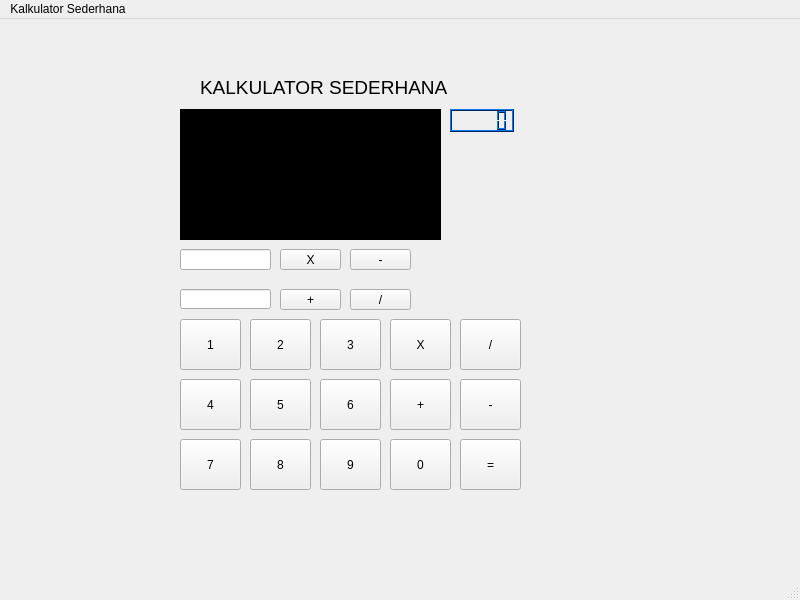
<?xml version="1.0" encoding="UTF-8"?>
<ui version="4.0">
 <class>MainWindow</class>
 <widget class="QMainWindow" name="MainWindow">
  <property name="geometry">
   <rect>
    <x>0</x>
    <y>0</y>
    <width>800</width>
    <height>600</height>
   </rect>
  </property>
  <property name="windowTitle">
   <string>MainWindow</string>
  </property>
  <widget class="QWidget" name="centralwidget">
   <widget class="QLineEdit" name="num1">
    <property name="geometry">
     <rect>
      <x>180</x>
      <y>230</y>
      <width>91</width>
      <height>21</height>
     </rect>
    </property>
   </widget>
   <widget class="QPushButton" name="pushButton">
    <property name="geometry">
     <rect>
      <x>280</x>
      <y>270</y>
      <width>61</width>
      <height>21</height>
     </rect>
    </property>
    <property name="text">
     <string>+</string>
    </property>
   </widget>
   <widget class="QLineEdit" name="num2">
    <property name="geometry">
     <rect>
      <x>180</x>
      <y>270</y>
      <width>91</width>
      <height>20</height>
     </rect>
    </property>
   </widget>
   <widget class="QLabel" name="label">
    <property name="geometry">
     <rect>
      <x>200</x>
      <y>60</y>
      <width>271</width>
      <height>16</height>
     </rect>
    </property>
    <property name="font">
     <font>
      <pointsize>14</pointsize>
     </font>
    </property>
    <property name="text">
     <string>KALKULATOR SEDERHANA</string>
    </property>
   </widget>
   <widget class="QPushButton" name="KurangButton">
    <property name="geometry">
     <rect>
      <x>350</x>
      <y>230</y>
      <width>61</width>
      <height>21</height>
     </rect>
    </property>
    <property name="text">
     <string>-</string>
    </property>
   </widget>
   <widget class="QPushButton" name="KaliButton">
    <property name="geometry">
     <rect>
      <x>280</x>
      <y>230</y>
      <width>61</width>
      <height>21</height>
     </rect>
    </property>
    <property name="text">
     <string>X</string>
    </property>
   </widget>
   <widget class="QPushButton" name="BagiButton">
    <property name="geometry">
     <rect>
      <x>350</x>
      <y>270</y>
      <width>61</width>
      <height>21</height>
     </rect>
    </property>
    <property name="text">
     <string>/</string>
    </property>
   </widget>
   <widget class="QTextBrowser" name="textBrowser">
    <property name="geometry">
     <rect>
      <x>180</x>
      <y>90</y>
      <width>261</width>
      <height>131</height>
     </rect>
    </property>
    <property name="palette">
     <palette>
      <active>
       <colorrole role="WindowText">
        <brush brushstyle="SolidPattern">
         <color alpha="255">
          <red>255</red>
          <green>255</green>
          <blue>255</blue>
         </color>
        </brush>
       </colorrole>
       <colorrole role="Button">
        <brush brushstyle="SolidPattern">
         <color alpha="255">
          <red>0</red>
          <green>0</green>
          <blue>0</blue>
         </color>
        </brush>
       </colorrole>
       <colorrole role="Light">
        <brush brushstyle="SolidPattern">
         <color alpha="255">
          <red>0</red>
          <green>0</green>
          <blue>0</blue>
         </color>
        </brush>
       </colorrole>
       <colorrole role="Midlight">
        <brush brushstyle="SolidPattern">
         <color alpha="255">
          <red>0</red>
          <green>0</green>
          <blue>0</blue>
         </color>
        </brush>
       </colorrole>
       <colorrole role="Dark">
        <brush brushstyle="SolidPattern">
         <color alpha="255">
          <red>0</red>
          <green>0</green>
          <blue>0</blue>
         </color>
        </brush>
       </colorrole>
       <colorrole role="Mid">
        <brush brushstyle="SolidPattern">
         <color alpha="255">
          <red>0</red>
          <green>0</green>
          <blue>0</blue>
         </color>
        </brush>
       </colorrole>
       <colorrole role="Text">
        <brush brushstyle="SolidPattern">
         <color alpha="255">
          <red>0</red>
          <green>255</green>
          <blue>0</blue>
         </color>
        </brush>
       </colorrole>
       <colorrole role="BrightText">
        <brush brushstyle="SolidPattern">
         <color alpha="255">
          <red>255</red>
          <green>255</green>
          <blue>255</blue>
         </color>
        </brush>
       </colorrole>
       <colorrole role="ButtonText">
        <brush brushstyle="SolidPattern">
         <color alpha="255">
          <red>255</red>
          <green>255</green>
          <blue>255</blue>
         </color>
        </brush>
       </colorrole>
       <colorrole role="Base">
        <brush brushstyle="SolidPattern">
         <color alpha="255">
          <red>0</red>
          <green>0</green>
          <blue>0</blue>
         </color>
        </brush>
       </colorrole>
       <colorrole role="Window">
        <brush brushstyle="SolidPattern">
         <color alpha="255">
          <red>0</red>
          <green>0</green>
          <blue>0</blue>
         </color>
        </brush>
       </colorrole>
       <colorrole role="Shadow">
        <brush brushstyle="SolidPattern">
         <color alpha="255">
          <red>0</red>
          <green>0</green>
          <blue>0</blue>
         </color>
        </brush>
       </colorrole>
       <colorrole role="AlternateBase">
        <brush brushstyle="SolidPattern">
         <color alpha="255">
          <red>0</red>
          <green>0</green>
          <blue>0</blue>
         </color>
        </brush>
       </colorrole>
       <colorrole role="ToolTipBase">
        <brush brushstyle="SolidPattern">
         <color alpha="255">
          <red>255</red>
          <green>255</green>
          <blue>220</blue>
         </color>
        </brush>
       </colorrole>
       <colorrole role="ToolTipText">
        <brush brushstyle="SolidPattern">
         <color alpha="255">
          <red>0</red>
          <green>0</green>
          <blue>0</blue>
         </color>
        </brush>
       </colorrole>
       <colorrole role="PlaceholderText">
        <brush brushstyle="SolidPattern">
         <color alpha="128">
          <red>255</red>
          <green>255</green>
          <blue>255</blue>
         </color>
        </brush>
       </colorrole>
      </active>
      <inactive>
       <colorrole role="WindowText">
        <brush brushstyle="SolidPattern">
         <color alpha="255">
          <red>255</red>
          <green>255</green>
          <blue>255</blue>
         </color>
        </brush>
       </colorrole>
       <colorrole role="Button">
        <brush brushstyle="SolidPattern">
         <color alpha="255">
          <red>0</red>
          <green>0</green>
          <blue>0</blue>
         </color>
        </brush>
       </colorrole>
       <colorrole role="Light">
        <brush brushstyle="SolidPattern">
         <color alpha="255">
          <red>0</red>
          <green>0</green>
          <blue>0</blue>
         </color>
        </brush>
       </colorrole>
       <colorrole role="Midlight">
        <brush brushstyle="SolidPattern">
         <color alpha="255">
          <red>0</red>
          <green>0</green>
          <blue>0</blue>
         </color>
        </brush>
       </colorrole>
       <colorrole role="Dark">
        <brush brushstyle="SolidPattern">
         <color alpha="255">
          <red>0</red>
          <green>0</green>
          <blue>0</blue>
         </color>
        </brush>
       </colorrole>
       <colorrole role="Mid">
        <brush brushstyle="SolidPattern">
         <color alpha="255">
          <red>0</red>
          <green>0</green>
          <blue>0</blue>
         </color>
        </brush>
       </colorrole>
       <colorrole role="Text">
        <brush brushstyle="SolidPattern">
         <color alpha="255">
          <red>0</red>
          <green>255</green>
          <blue>0</blue>
         </color>
        </brush>
       </colorrole>
       <colorrole role="BrightText">
        <brush brushstyle="SolidPattern">
         <color alpha="255">
          <red>255</red>
          <green>255</green>
          <blue>255</blue>
         </color>
        </brush>
       </colorrole>
       <colorrole role="ButtonText">
        <brush brushstyle="SolidPattern">
         <color alpha="255">
          <red>255</red>
          <green>255</green>
          <blue>255</blue>
         </color>
        </brush>
       </colorrole>
       <colorrole role="Base">
        <brush brushstyle="SolidPattern">
         <color alpha="255">
          <red>0</red>
          <green>0</green>
          <blue>0</blue>
         </color>
        </brush>
       </colorrole>
       <colorrole role="Window">
        <brush brushstyle="SolidPattern">
         <color alpha="255">
          <red>0</red>
          <green>0</green>
          <blue>0</blue>
         </color>
        </brush>
       </colorrole>
       <colorrole role="Shadow">
        <brush brushstyle="SolidPattern">
         <color alpha="255">
          <red>0</red>
          <green>0</green>
          <blue>0</blue>
         </color>
        </brush>
       </colorrole>
       <colorrole role="AlternateBase">
        <brush brushstyle="SolidPattern">
         <color alpha="255">
          <red>0</red>
          <green>0</green>
          <blue>0</blue>
         </color>
        </brush>
       </colorrole>
       <colorrole role="ToolTipBase">
        <brush brushstyle="SolidPattern">
         <color alpha="255">
          <red>255</red>
          <green>255</green>
          <blue>220</blue>
         </color>
        </brush>
       </colorrole>
       <colorrole role="ToolTipText">
        <brush brushstyle="SolidPattern">
         <color alpha="255">
          <red>0</red>
          <green>0</green>
          <blue>0</blue>
         </color>
        </brush>
       </colorrole>
       <colorrole role="PlaceholderText">
        <brush brushstyle="SolidPattern">
         <color alpha="128">
          <red>255</red>
          <green>255</green>
          <blue>255</blue>
         </color>
        </brush>
       </colorrole>
      </inactive>
      <disabled>
       <colorrole role="WindowText">
        <brush brushstyle="SolidPattern">
         <color alpha="255">
          <red>0</red>
          <green>0</green>
          <blue>0</blue>
         </color>
        </brush>
       </colorrole>
       <colorrole role="Button">
        <brush brushstyle="SolidPattern">
         <color alpha="255">
          <red>0</red>
          <green>0</green>
          <blue>0</blue>
         </color>
        </brush>
       </colorrole>
       <colorrole role="Light">
        <brush brushstyle="SolidPattern">
         <color alpha="255">
          <red>0</red>
          <green>0</green>
          <blue>0</blue>
         </color>
        </brush>
       </colorrole>
       <colorrole role="Midlight">
        <brush brushstyle="SolidPattern">
         <color alpha="255">
          <red>0</red>
          <green>0</green>
          <blue>0</blue>
         </color>
        </brush>
       </colorrole>
       <colorrole role="Dark">
        <brush brushstyle="SolidPattern">
         <color alpha="255">
          <red>0</red>
          <green>0</green>
          <blue>0</blue>
         </color>
        </brush>
       </colorrole>
       <colorrole role="Mid">
        <brush brushstyle="SolidPattern">
         <color alpha="255">
          <red>0</red>
          <green>0</green>
          <blue>0</blue>
         </color>
        </brush>
       </colorrole>
       <colorrole role="Text">
        <brush brushstyle="SolidPattern">
         <color alpha="255">
          <red>0</red>
          <green>0</green>
          <blue>0</blue>
         </color>
        </brush>
       </colorrole>
       <colorrole role="BrightText">
        <brush brushstyle="SolidPattern">
         <color alpha="255">
          <red>255</red>
          <green>255</green>
          <blue>255</blue>
         </color>
        </brush>
       </colorrole>
       <colorrole role="ButtonText">
        <brush brushstyle="SolidPattern">
         <color alpha="255">
          <red>0</red>
          <green>0</green>
          <blue>0</blue>
         </color>
        </brush>
       </colorrole>
       <colorrole role="Base">
        <brush brushstyle="SolidPattern">
         <color alpha="255">
          <red>0</red>
          <green>0</green>
          <blue>0</blue>
         </color>
        </brush>
       </colorrole>
       <colorrole role="Window">
        <brush brushstyle="SolidPattern">
         <color alpha="255">
          <red>0</red>
          <green>0</green>
          <blue>0</blue>
         </color>
        </brush>
       </colorrole>
       <colorrole role="Shadow">
        <brush brushstyle="SolidPattern">
         <color alpha="255">
          <red>0</red>
          <green>0</green>
          <blue>0</blue>
         </color>
        </brush>
       </colorrole>
       <colorrole role="AlternateBase">
        <brush brushstyle="SolidPattern">
         <color alpha="255">
          <red>0</red>
          <green>0</green>
          <blue>0</blue>
         </color>
        </brush>
       </colorrole>
       <colorrole role="ToolTipBase">
        <brush brushstyle="SolidPattern">
         <color alpha="255">
          <red>255</red>
          <green>255</green>
          <blue>220</blue>
         </color>
        </brush>
       </colorrole>
       <colorrole role="ToolTipText">
        <brush brushstyle="SolidPattern">
         <color alpha="255">
          <red>0</red>
          <green>0</green>
          <blue>0</blue>
         </color>
        </brush>
       </colorrole>
       <colorrole role="PlaceholderText">
        <brush brushstyle="SolidPattern">
         <color alpha="128">
          <red>255</red>
          <green>255</green>
          <blue>255</blue>
         </color>
        </brush>
       </colorrole>
      </disabled>
     </palette>
    </property>
    <property name="font">
     <font>
      <family>Century Gothic</family>
      <pointsize>12</pointsize>
      <weight>75</weight>
      <bold>true</bold>
     </font>
    </property>
    <property name="cursor" stdset="0">
     <cursorShape>CrossCursor</cursorShape>
    </property>
    <property name="tabletTracking">
     <bool>false</bool>
    </property>
   </widget>
   <widget class="QLCDNumber" name="lcdNumber">
    <property name="geometry">
     <rect>
      <x>450</x>
      <y>90</y>
      <width>64</width>
      <height>23</height>
     </rect>
    </property>
    <property name="palette">
     <palette>
      <active>
       <colorrole role="WindowText">
        <brush brushstyle="SolidPattern">
         <color alpha="255">
          <red>0</red>
          <green>0</green>
          <blue>0</blue>
         </color>
        </brush>
       </colorrole>
       <colorrole role="Button">
        <brush brushstyle="SolidPattern">
         <color alpha="255">
          <red>0</red>
          <green>78</green>
          <blue>181</blue>
         </color>
        </brush>
       </colorrole>
       <colorrole role="Light">
        <brush brushstyle="SolidPattern">
         <color alpha="255">
          <red>16</red>
          <green>119</green>
          <blue>255</blue>
         </color>
        </brush>
       </colorrole>
       <colorrole role="Midlight">
        <brush brushstyle="SolidPattern">
         <color alpha="255">
          <red>8</red>
          <green>98</green>
          <blue>218</blue>
         </color>
        </brush>
       </colorrole>
       <colorrole role="Dark">
        <brush brushstyle="SolidPattern">
         <color alpha="255">
          <red>0</red>
          <green>39</green>
          <blue>90</blue>
         </color>
        </brush>
       </colorrole>
       <colorrole role="Mid">
        <brush brushstyle="SolidPattern">
         <color alpha="255">
          <red>0</red>
          <green>52</green>
          <blue>121</blue>
         </color>
        </brush>
       </colorrole>
       <colorrole role="Text">
        <brush brushstyle="SolidPattern">
         <color alpha="255">
          <red>0</red>
          <green>0</green>
          <blue>0</blue>
         </color>
        </brush>
       </colorrole>
       <colorrole role="BrightText">
        <brush brushstyle="SolidPattern">
         <color alpha="255">
          <red>255</red>
          <green>255</green>
          <blue>255</blue>
         </color>
        </brush>
       </colorrole>
       <colorrole role="ButtonText">
        <brush brushstyle="SolidPattern">
         <color alpha="255">
          <red>0</red>
          <green>0</green>
          <blue>0</blue>
         </color>
        </brush>
       </colorrole>
       <colorrole role="Base">
        <brush brushstyle="SolidPattern">
         <color alpha="255">
          <red>255</red>
          <green>255</green>
          <blue>255</blue>
         </color>
        </brush>
       </colorrole>
       <colorrole role="Window">
        <brush brushstyle="SolidPattern">
         <color alpha="255">
          <red>0</red>
          <green>78</green>
          <blue>181</blue>
         </color>
        </brush>
       </colorrole>
       <colorrole role="Shadow">
        <brush brushstyle="SolidPattern">
         <color alpha="255">
          <red>0</red>
          <green>0</green>
          <blue>0</blue>
         </color>
        </brush>
       </colorrole>
       <colorrole role="AlternateBase">
        <brush brushstyle="SolidPattern">
         <color alpha="255">
          <red>127</red>
          <green>166</green>
          <blue>218</blue>
         </color>
        </brush>
       </colorrole>
       <colorrole role="ToolTipBase">
        <brush brushstyle="SolidPattern">
         <color alpha="255">
          <red>255</red>
          <green>255</green>
          <blue>220</blue>
         </color>
        </brush>
       </colorrole>
       <colorrole role="ToolTipText">
        <brush brushstyle="SolidPattern">
         <color alpha="255">
          <red>0</red>
          <green>0</green>
          <blue>0</blue>
         </color>
        </brush>
       </colorrole>
       <colorrole role="PlaceholderText">
        <brush brushstyle="SolidPattern">
         <color alpha="128">
          <red>0</red>
          <green>0</green>
          <blue>0</blue>
         </color>
        </brush>
       </colorrole>
      </active>
      <inactive>
       <colorrole role="WindowText">
        <brush brushstyle="SolidPattern">
         <color alpha="255">
          <red>0</red>
          <green>0</green>
          <blue>0</blue>
         </color>
        </brush>
       </colorrole>
       <colorrole role="Button">
        <brush brushstyle="SolidPattern">
         <color alpha="255">
          <red>0</red>
          <green>78</green>
          <blue>181</blue>
         </color>
        </brush>
       </colorrole>
       <colorrole role="Light">
        <brush brushstyle="SolidPattern">
         <color alpha="255">
          <red>16</red>
          <green>119</green>
          <blue>255</blue>
         </color>
        </brush>
       </colorrole>
       <colorrole role="Midlight">
        <brush brushstyle="SolidPattern">
         <color alpha="255">
          <red>8</red>
          <green>98</green>
          <blue>218</blue>
         </color>
        </brush>
       </colorrole>
       <colorrole role="Dark">
        <brush brushstyle="SolidPattern">
         <color alpha="255">
          <red>0</red>
          <green>39</green>
          <blue>90</blue>
         </color>
        </brush>
       </colorrole>
       <colorrole role="Mid">
        <brush brushstyle="SolidPattern">
         <color alpha="255">
          <red>0</red>
          <green>52</green>
          <blue>121</blue>
         </color>
        </brush>
       </colorrole>
       <colorrole role="Text">
        <brush brushstyle="SolidPattern">
         <color alpha="255">
          <red>0</red>
          <green>0</green>
          <blue>0</blue>
         </color>
        </brush>
       </colorrole>
       <colorrole role="BrightText">
        <brush brushstyle="SolidPattern">
         <color alpha="255">
          <red>255</red>
          <green>255</green>
          <blue>255</blue>
         </color>
        </brush>
       </colorrole>
       <colorrole role="ButtonText">
        <brush brushstyle="SolidPattern">
         <color alpha="255">
          <red>0</red>
          <green>0</green>
          <blue>0</blue>
         </color>
        </brush>
       </colorrole>
       <colorrole role="Base">
        <brush brushstyle="SolidPattern">
         <color alpha="255">
          <red>255</red>
          <green>255</green>
          <blue>255</blue>
         </color>
        </brush>
       </colorrole>
       <colorrole role="Window">
        <brush brushstyle="SolidPattern">
         <color alpha="255">
          <red>0</red>
          <green>78</green>
          <blue>181</blue>
         </color>
        </brush>
       </colorrole>
       <colorrole role="Shadow">
        <brush brushstyle="SolidPattern">
         <color alpha="255">
          <red>0</red>
          <green>0</green>
          <blue>0</blue>
         </color>
        </brush>
       </colorrole>
       <colorrole role="AlternateBase">
        <brush brushstyle="SolidPattern">
         <color alpha="255">
          <red>127</red>
          <green>166</green>
          <blue>218</blue>
         </color>
        </brush>
       </colorrole>
       <colorrole role="ToolTipBase">
        <brush brushstyle="SolidPattern">
         <color alpha="255">
          <red>255</red>
          <green>255</green>
          <blue>220</blue>
         </color>
        </brush>
       </colorrole>
       <colorrole role="ToolTipText">
        <brush brushstyle="SolidPattern">
         <color alpha="255">
          <red>0</red>
          <green>0</green>
          <blue>0</blue>
         </color>
        </brush>
       </colorrole>
       <colorrole role="PlaceholderText">
        <brush brushstyle="SolidPattern">
         <color alpha="128">
          <red>0</red>
          <green>0</green>
          <blue>0</blue>
         </color>
        </brush>
       </colorrole>
      </inactive>
      <disabled>
       <colorrole role="WindowText">
        <brush brushstyle="SolidPattern">
         <color alpha="255">
          <red>0</red>
          <green>39</green>
          <blue>90</blue>
         </color>
        </brush>
       </colorrole>
       <colorrole role="Button">
        <brush brushstyle="SolidPattern">
         <color alpha="255">
          <red>0</red>
          <green>78</green>
          <blue>181</blue>
         </color>
        </brush>
       </colorrole>
       <colorrole role="Light">
        <brush brushstyle="SolidPattern">
         <color alpha="255">
          <red>16</red>
          <green>119</green>
          <blue>255</blue>
         </color>
        </brush>
       </colorrole>
       <colorrole role="Midlight">
        <brush brushstyle="SolidPattern">
         <color alpha="255">
          <red>8</red>
          <green>98</green>
          <blue>218</blue>
         </color>
        </brush>
       </colorrole>
       <colorrole role="Dark">
        <brush brushstyle="SolidPattern">
         <color alpha="255">
          <red>0</red>
          <green>39</green>
          <blue>90</blue>
         </color>
        </brush>
       </colorrole>
       <colorrole role="Mid">
        <brush brushstyle="SolidPattern">
         <color alpha="255">
          <red>0</red>
          <green>52</green>
          <blue>121</blue>
         </color>
        </brush>
       </colorrole>
       <colorrole role="Text">
        <brush brushstyle="SolidPattern">
         <color alpha="255">
          <red>0</red>
          <green>39</green>
          <blue>90</blue>
         </color>
        </brush>
       </colorrole>
       <colorrole role="BrightText">
        <brush brushstyle="SolidPattern">
         <color alpha="255">
          <red>255</red>
          <green>255</green>
          <blue>255</blue>
         </color>
        </brush>
       </colorrole>
       <colorrole role="ButtonText">
        <brush brushstyle="SolidPattern">
         <color alpha="255">
          <red>0</red>
          <green>39</green>
          <blue>90</blue>
         </color>
        </brush>
       </colorrole>
       <colorrole role="Base">
        <brush brushstyle="SolidPattern">
         <color alpha="255">
          <red>0</red>
          <green>78</green>
          <blue>181</blue>
         </color>
        </brush>
       </colorrole>
       <colorrole role="Window">
        <brush brushstyle="SolidPattern">
         <color alpha="255">
          <red>0</red>
          <green>78</green>
          <blue>181</blue>
         </color>
        </brush>
       </colorrole>
       <colorrole role="Shadow">
        <brush brushstyle="SolidPattern">
         <color alpha="255">
          <red>0</red>
          <green>0</green>
          <blue>0</blue>
         </color>
        </brush>
       </colorrole>
       <colorrole role="AlternateBase">
        <brush brushstyle="SolidPattern">
         <color alpha="255">
          <red>0</red>
          <green>78</green>
          <blue>181</blue>
         </color>
        </brush>
       </colorrole>
       <colorrole role="ToolTipBase">
        <brush brushstyle="SolidPattern">
         <color alpha="255">
          <red>255</red>
          <green>255</green>
          <blue>220</blue>
         </color>
        </brush>
       </colorrole>
       <colorrole role="ToolTipText">
        <brush brushstyle="SolidPattern">
         <color alpha="255">
          <red>0</red>
          <green>0</green>
          <blue>0</blue>
         </color>
        </brush>
       </colorrole>
       <colorrole role="PlaceholderText">
        <brush brushstyle="SolidPattern">
         <color alpha="128">
          <red>0</red>
          <green>0</green>
          <blue>0</blue>
         </color>
        </brush>
       </colorrole>
      </disabled>
     </palette>
    </property>
   </widget>
   <widget class="QPushButton" name="in1">
    <property name="geometry">
     <rect>
      <x>180</x>
      <y>300</y>
      <width>61</width>
      <height>51</height>
     </rect>
    </property>
    <property name="text">
     <string>1</string>
    </property>
   </widget>
   <widget class="QPushButton" name="in2">
    <property name="geometry">
     <rect>
      <x>250</x>
      <y>300</y>
      <width>61</width>
      <height>51</height>
     </rect>
    </property>
    <property name="text">
     <string>2</string>
    </property>
   </widget>
   <widget class="QPushButton" name="in5">
    <property name="geometry">
     <rect>
      <x>250</x>
      <y>360</y>
      <width>61</width>
      <height>51</height>
     </rect>
    </property>
    <property name="text">
     <string>5</string>
    </property>
   </widget>
   <widget class="QPushButton" name="in4">
    <property name="geometry">
     <rect>
      <x>180</x>
      <y>360</y>
      <width>61</width>
      <height>51</height>
     </rect>
    </property>
    <property name="text">
     <string>4</string>
    </property>
   </widget>
   <widget class="QPushButton" name="in6">
    <property name="geometry">
     <rect>
      <x>320</x>
      <y>360</y>
      <width>61</width>
      <height>51</height>
     </rect>
    </property>
    <property name="text">
     <string>6</string>
    </property>
   </widget>
   <widget class="QPushButton" name="in3">
    <property name="geometry">
     <rect>
      <x>320</x>
      <y>300</y>
      <width>61</width>
      <height>51</height>
     </rect>
    </property>
    <property name="text">
     <string>3</string>
    </property>
   </widget>
   <widget class="QPushButton" name="pushButton_8">
    <property name="geometry">
     <rect>
      <x>250</x>
      <y>420</y>
      <width>61</width>
      <height>51</height>
     </rect>
    </property>
    <property name="text">
     <string>8</string>
    </property>
   </widget>
   <widget class="QPushButton" name="in7">
    <property name="geometry">
     <rect>
      <x>180</x>
      <y>420</y>
      <width>61</width>
      <height>51</height>
     </rect>
    </property>
    <property name="text">
     <string>7</string>
    </property>
   </widget>
   <widget class="QPushButton" name="in9">
    <property name="geometry">
     <rect>
      <x>320</x>
      <y>420</y>
      <width>61</width>
      <height>51</height>
     </rect>
    </property>
    <property name="text">
     <string>9</string>
    </property>
   </widget>
   <widget class="QPushButton" name="in0">
    <property name="geometry">
     <rect>
      <x>390</x>
      <y>420</y>
      <width>61</width>
      <height>51</height>
     </rect>
    </property>
    <property name="text">
     <string>0</string>
    </property>
   </widget>
   <widget class="QPushButton" name="opmin">
    <property name="geometry">
     <rect>
      <x>460</x>
      <y>360</y>
      <width>61</width>
      <height>51</height>
     </rect>
    </property>
    <property name="text">
     <string>-</string>
    </property>
   </widget>
   <widget class="QPushButton" name="opplus">
    <property name="geometry">
     <rect>
      <x>390</x>
      <y>360</y>
      <width>61</width>
      <height>51</height>
     </rect>
    </property>
    <property name="text">
     <string>+</string>
    </property>
   </widget>
   <widget class="QPushButton" name="optim">
    <property name="geometry">
     <rect>
      <x>390</x>
      <y>300</y>
      <width>61</width>
      <height>51</height>
     </rect>
    </property>
    <property name="text">
     <string>X</string>
    </property>
   </widget>
   <widget class="QPushButton" name="opdiv">
    <property name="geometry">
     <rect>
      <x>460</x>
      <y>300</y>
      <width>61</width>
      <height>51</height>
     </rect>
    </property>
    <property name="text">
     <string>/</string>
    </property>
   </widget>
   <widget class="QPushButton" name="opeq">
    <property name="geometry">
     <rect>
      <x>460</x>
      <y>420</y>
      <width>61</width>
      <height>51</height>
     </rect>
    </property>
    <property name="text">
     <string>=</string>
    </property>
   </widget>
   <zorder>num1</zorder>
   <zorder>pushButton</zorder>
   <zorder>num2</zorder>
   <zorder>label</zorder>
   <zorder>KurangButton</zorder>
   <zorder>KaliButton</zorder>
   <zorder>BagiButton</zorder>
   <zorder>textBrowser</zorder>
   <zorder>lcdNumber</zorder>
   <zorder>in1</zorder>
   <zorder>in2</zorder>
   <zorder>in5</zorder>
   <zorder>in4</zorder>
   <zorder>in6</zorder>
   <zorder>in3</zorder>
   <zorder>pushButton_8</zorder>
   <zorder>in7</zorder>
   <zorder>in0</zorder>
   <zorder>opmin</zorder>
   <zorder>opplus</zorder>
   <zorder>optim</zorder>
   <zorder>opdiv</zorder>
   <zorder>opeq</zorder>
   <zorder>in9</zorder>
  </widget>
  <widget class="QMenuBar" name="menubar">
   <property name="geometry">
    <rect>
     <x>0</x>
     <y>0</y>
     <width>800</width>
     <height>21</height>
    </rect>
   </property>
   <widget class="QMenu" name="menuKalkulator_Sederhana">
    <property name="title">
     <string>Kalkulator Sederhana</string>
    </property>
   </widget>
   <addaction name="menuKalkulator_Sederhana"/>
  </widget>
  <widget class="QStatusBar" name="statusbar"/>
 </widget>
 <resources/>
 <connections/>
</ui>
